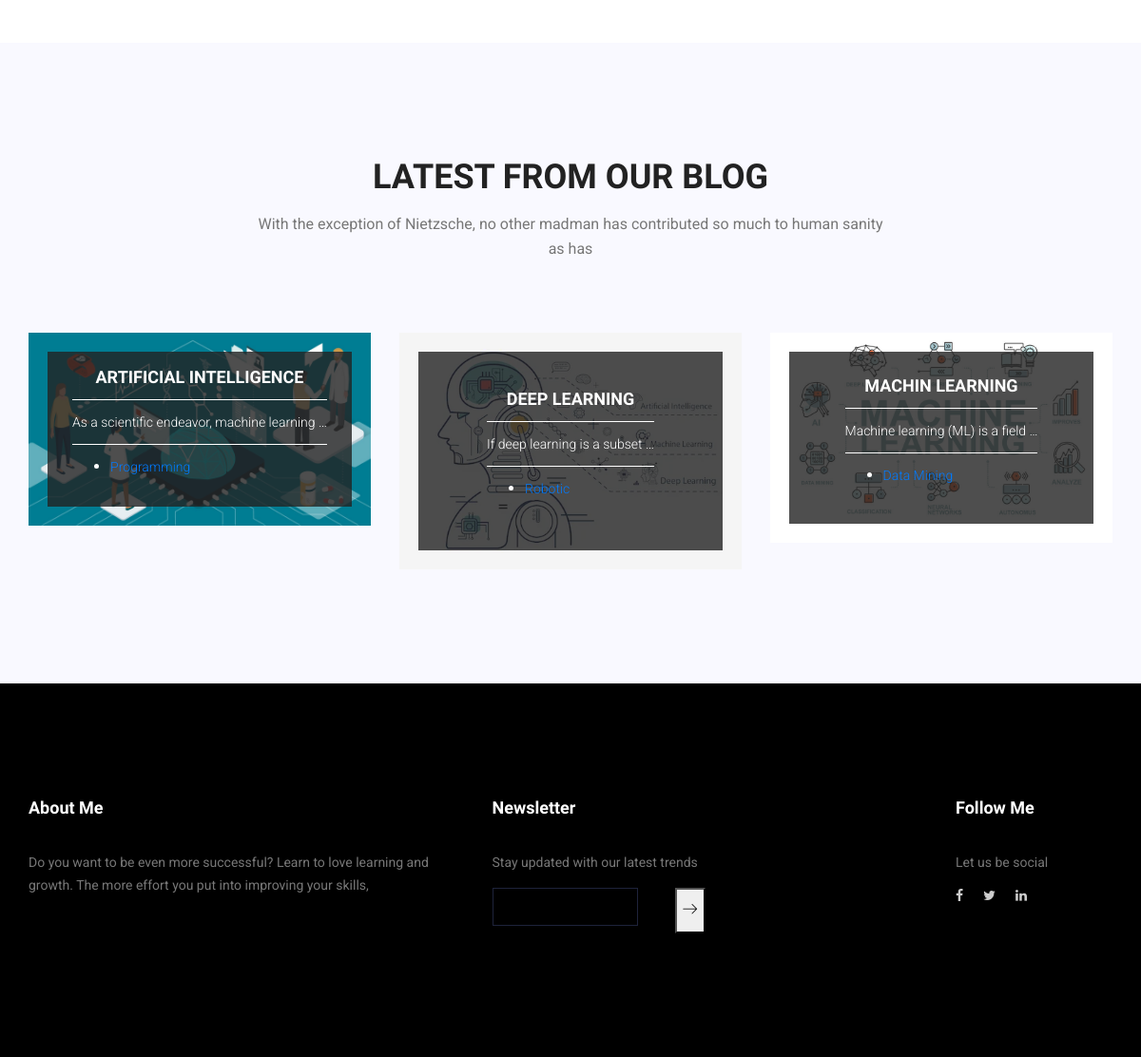
The app's page / (lower part), older data.
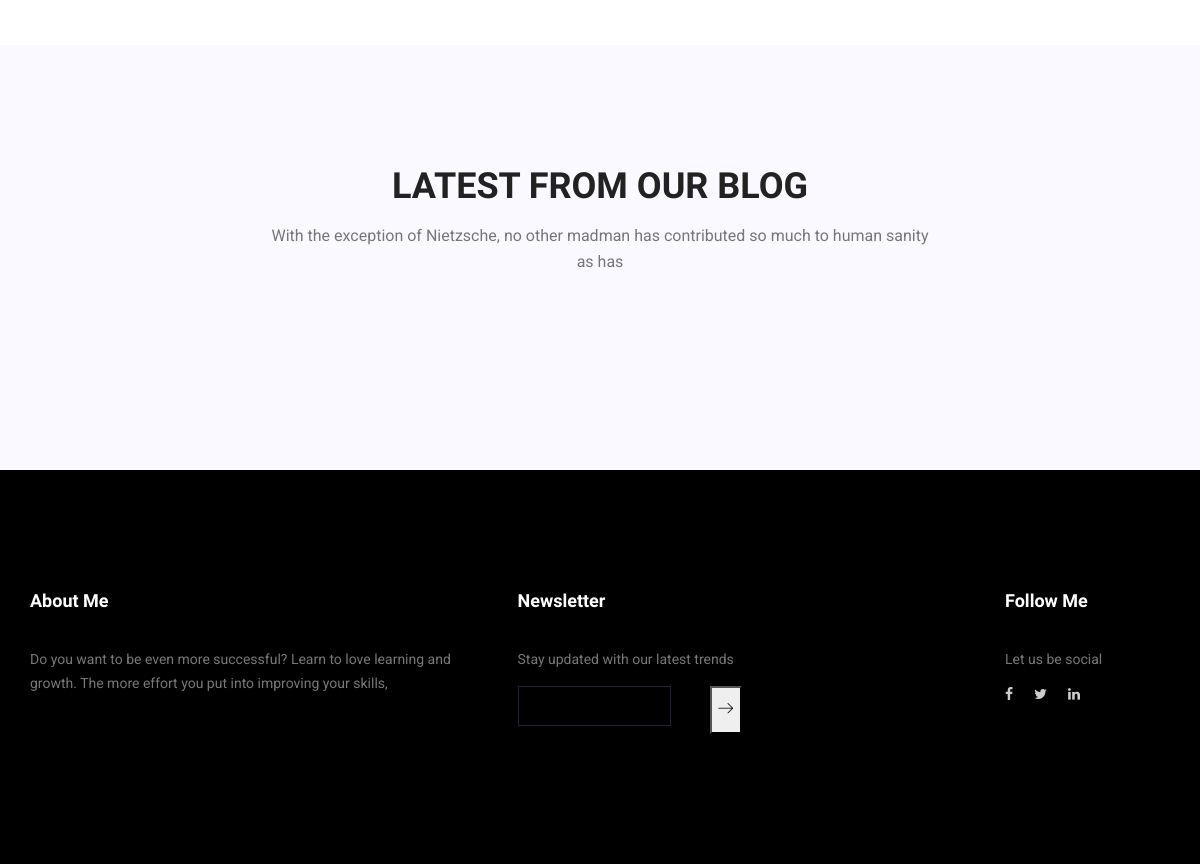
The same page, newer data.
### blog/models.py (models this page shows, shortened)
class Post(models.Model):
    image = models.ImageField(upload_to='blog/', default='blog/default.jpg')
    author = models.ForeignKey(User, on_delete=models.SET_NULL, null=True)
    title = models.CharField(max_length=100)
    content = models.TextField()
    created_date = models.DateTimeField(auto_now_add=True)
    updated_date = models.DateTimeField(auto_now=True)
    category = models.ManyToManyField(Category)
    published_date = models.DateTimeField(blank=True, null=True)
    status = models.BooleanField(default=False)
    count_views = models.IntegerField(default=0)
    tags = TaggableManager()
    class Meta:
        ordering = ['-created_date']

class Category(models.Model):
    name = models.CharField(max_length=100, null=True)

### home/views.py (the view)
# urls.py: path('', index, name='index'),
def index(request):
    return render(request, 'index.html')

### blog/templatetags/blog_tag.py (called while the page is built)
@register.inclusion_tag('blog/tags/home_blog.html')
def home_blog(arg=6):
    posts = Post.objects.filter(status=1, published_date__lte=timezone.now()).order_by('published_date')[:arg]
    return {'posts': posts}

### templates/index.html (shortened to what this page needs)
{%  extends 'base.html' %}
{% load blog_tag %}
{% load static %}
{% block base %}
        <section class="home_gallery_area p_120">
        </section>
        <section class="testimonials_area p_120">
        	<div class="container">
        		<div class="main_title">
        			<h2>Latest from Our Blog</h2>
        			<p>With the exception of Nietzsche, no other madman has contributed so much to human sanity as has</p>
        		</div>
        		<div class="testi_inner">
					<div class="testi_slider owl-carousel">
                     {% home_blog %}
					</div>
        		</div>
        	</div>
        </section>
{% endblock %}

### templates/blog/tags/home_blog.html
                    {% for post in posts %}
                        <div class="categories_post">
                            <img src="{{ post.image.url }}" alt="post">
                            <div class="categories_details">
                                <div class="categories_text">
                                    <a href="{% url 'blog:singleblog' post_id=post.id %}"><h5>{{ post.title }}</h5></a>
                                    <div class="border_line"></div>
                                    <p>{{ post.content|truncatewords:6 }}</p>
                                    <div class="border_line"></div>
                                    <ul class="categories">
                                        {% for cat in post.category.all %}
                                        <li>
                                            <a href="{% url 'blog:category' cat_name=cat.name %}" class="d-flex justify-content-between">
                                                <p>{{ cat.name }}</p>
                                            </a>
                                        </li>
                                             {% endfor %}
                                    </ul>
                                </div>
                            </div>
                        </div>
                    {% endfor %}

Row changes from the older to the newer data that the page shows:
removed Post: image (picture), title "ARTIFICIAL INTELLIGENCE", content "As a scientific endeavor, machine learning …"
removed Category: name "Programming", shown under "ARTIFICIAL INTELLIGENCE"
removed Post: image (placeholder picture), title "DEEP LEARNING", content "If deep learning is a subset …"
removed Category: name "Robotic", shown under "DEEP LEARNING"
removed Post: image (picture), title "MACHIN LEARNING", content "Machine learning (ML) is a field …"
removed Category: name "Data Mining", shown under "MACHIN LEARNING"
